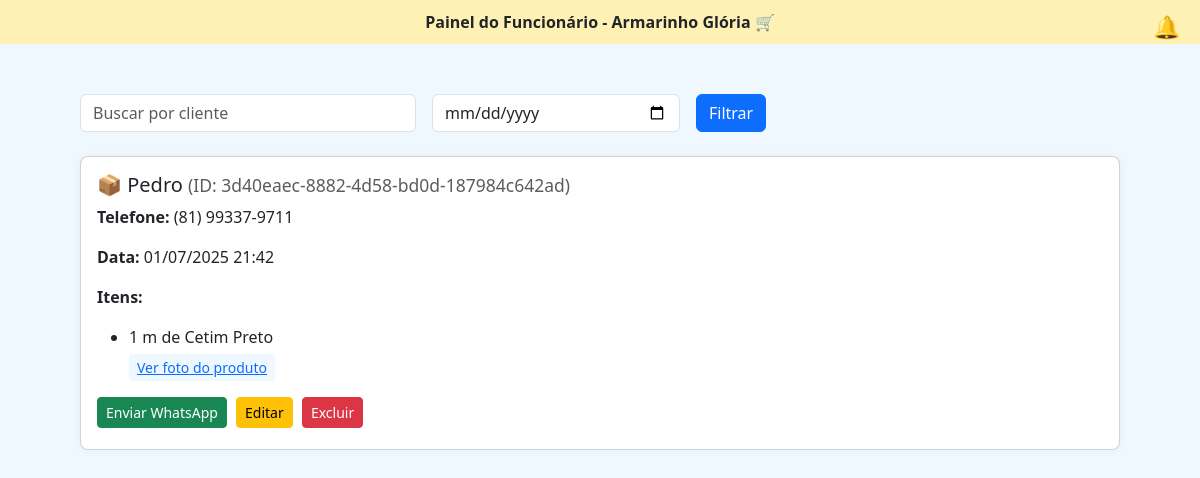
/painel, run on an earlier commit of the app's database.
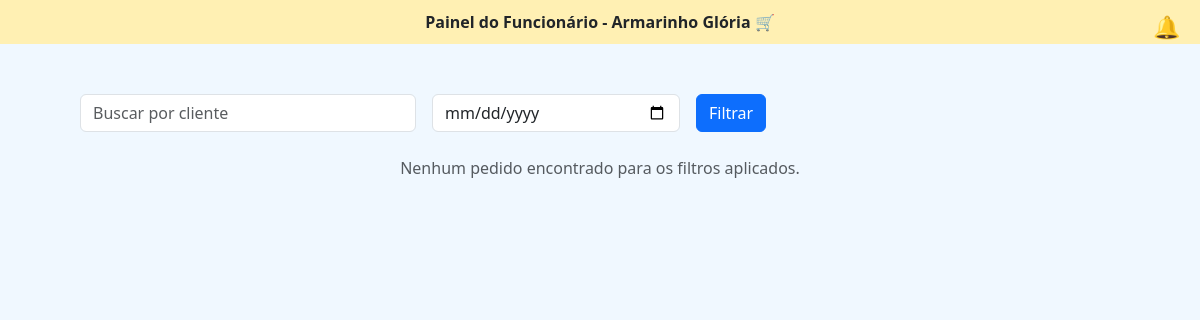
And on a later commit of the database.
### tables this page shows
CREATE TABLE foto_item (
                     id INTEGER PRIMARY KEY AUTOINCREMENT,
                     path TEXT NOT NULL,
                     pedido_id TEXT NOT NULL,
                     item_id INTEGER NOT NULL,
                     FOREIGN KEY (pedido_id) REFERENCES pedidos (id) ON DELETE CASCADE,
                     FOREIGN KEY (item_id) REFERENCES itens (id) ON DELETE CASCADE
                     );

CREATE TABLE pedidos (
                     id TEXT PRIMARY KEY NOT NULL,
                     cliente TEXT NOT NULL,
                     telefone TEXT DEFAULT '(XX) XXXXX-XXXX',
                     data_hora TEXT NOT NULL,
                     status TEXT DEFAULT 'pendente',
                     arquivo_pdf TEXT
                     );

CREATE TABLE itens (
                     id INTEGER PRIMARY KEY AUTOINCREMENT,
                     pedido_id TEXT NOT NULL,
                     item TEXT NOT NULL,
                     quantidade INTEGER NOT NULL,
                     unidade TEXT NOT NULL DEFAULT 'u',
                     FOREIGN KEY (pedido_id) REFERENCES pedidos (id) ON DELETE CASCADE
                     );

### routes/employee.py (the view)
@employee_bp.route("/painel")
def painel():
    status = request.args.getlist("status")
    try:
        if not status:
            status = ["pendente", "entregue", "aguardando pagamento", "aguardando retirada"]
        placeholders = ','.join('?' for _ in status)
        conn = get_db()
        conn.row_factory = sqlite3.Row  # Permite acessar colunas por nome
        cursor = conn.cursor()
        cursor.execute(f"SELECT id FROM pedidos WHERE status IN ({placeholders})", status)
        order_ids = cursor.fetchall()
        pedidos = []
        for row in order_ids:
            order_id = row[0]
            cursor.execute("""
                SELECT
                    p.id, p.cliente, p.telefone, p.data_hora, p.status, p.arquivo_pdf,
                    i.id as item_id, i.item, i.quantidade, i.unidade,
                    f.path as foto_path
                FROM pedidos p
                LEFT JOIN itens i ON p.id = i.pedido_id
                LEFT JOIN foto_item f ON p.id = f.pedido_id AND i.id = f.item_id
                WHERE p.id = ?
                ORDER BY i.id
            """, (order_id,))
            items_data = cursor.fetchall()
            itens_fotos = []
            for row in items_data:
                if not pedidos or pedidos[-1]['id'] != order_id:
                    pedidos.append({
                        "id": row[0],
                        "cliente": row[1],
                        "telefone": row[2],
                        "data_hora": row[3],
                        "status": row[4],
                        "arquivo_pdf": row[5],
                        "itens": []
                    })
                if row[6]:
                    if not itens_fotos or itens_fotos[-1]['item_id'] != row[6]:
                        itens_fotos.append({
                            "item_id": row[6],
                            "item": row[7],
                            "quantidade": row[8],
                            "unidade": row[9],
                            "fotos": []
                        })
                    if row[10]:
                        itens_fotos[-1]['fotos'].append(row[10])
            if pedidos and pedidos[-1]['id'] == order_id:
                pedidos[-1]['itens'] = itens_fotos
        conn.close()
        print("Pedidos carregados:", pedidos)
        return render_template("funcionario/view.html", pedidos = pedidos)
    except sqlite3.Error as e:
        print("Erro ao acessar o banco de dados:", e)
        return jsonify({"erro": "Erro ao acessar o banco de dados."}), 500

### database.py (called while the page is built)
def get_db():
    conn = sqlite3.connect(DATABASE)
    conn.row_factory = sqlite3.Row  # Permite acessar colunas por nome
    return conn

### templates/funcionario/view.html (shortened to what this page needs)
<!DOCTYPE html>
<html lang="pt-br">
<head>
  <link href="https://cdn.jsdelivr.net/npm/bootstrap@5.3.0/dist/css/bootstrap.min.css" rel="stylesheet">
</head>
<body>
  <div class="highlight">
    Painel do Funcionário - Armarinho Glória 🛒
    <div id="sino-container">
      🔔 <span id="badge" class="badge" style="display: none;">1</span>
    </div>
  </div>
  <div class="container painel">
    <form method="get" class="row g-2 g-md-3 mb-4">
      <div class="col-12 col-md-4">
        <input type="text" name="cliente" placeholder="Buscar por cliente" class="form-control" value="{{ request.args.get('cliente', '') }}">
      </div>
      <div class="col-12 col-md-3">
        <input type="date" name="data" class="form-control" value="{{ request.args.get('data', '') or current_date }}">
      </div>
      <div class="col-12 col-md-2">
        <button type="submit" class="btn btn-primary">Filtrar</button>
      </div>
    </form>
    {% for pedido in pedidos %}
    <div class="card card-pedido" id="pedido-{{ pedido.id }}">
      <div class="card-body">
        <h5 class="card-title">📦 {{ pedido.cliente }} <small class="text-muted">(ID: {{ pedido.id }})</small></h5>
        <p><strong>Telefone:</strong> {{ pedido.telefone or 'Não informado' }}</p>
        <p><strong>Data:</strong> {{ pedido.data_hora }}</p>
        <p><strong>Itens:</strong></p>
        <ul>
          {% for item in pedido.itens %}
          <li>{{ item.quantidade }} {{item.unidade}} de {{ item.item }}
            {% if item.fotos %}
            <div class="fotos-item">
              {% for foto in item.fotos %}
              <a href="{{ url_for('static', filename=foto.replace('static/', ''))}}" target="_blank">
                  Ver foto do produto
              </a>
              {% endfor %}
            </div>
            {% endif %}
          </li>
          {% endfor %}
        </ul>
        <div class="mt-3">
          {% if pedido.status == "pendente" %}
            <form method="GET" action="/pedido/{{ pedido.id }}/confirmar" style="display:inline;">
              <button type="submit" class="btn btn-success btn-sm btn-space">Enviar WhatsApp</button>
            </form>
            <form action="/pedido/{{ pedido.id }}/editar" method="get" style="display:inline;">
                <button type="submit" class="btn btn-warning btn-sm btn-space">Editar</button>
            </form>
          {% elif pedido.status == 'aguardando retirada' %}
          <form method="POST" action="/pedido/{{ pedido.id }}/concluir" style="display:inline;">
            <button type="submit" class="btn btn-info btn-sm btn-space">✔️ Concluir</button>
          </form>
          {% endif %}
          <button onclick="excluirPedido('{{ pedido.id }}', 'pedido-{{ pedido.id }}')" class="btn btn-danger btn-sm btn-space">
            Excluir
          </button></div>
      </div>
    </div>
    {% endfor %}
    {% if pedidos|length == 0 %}
    <p class="text-center text-muted">Nenhum pedido encontrado para os filtros aplicados.</p>
    {% endif %}
  </div>
</body>
</html>

### templates/funcionario/view.html (style rules this page uses)
body { background: #f0f8ff; }
.highlight { background-color: #fff0b3; text-align: center; padding: 10px; font-weight: bold; position: relative; }
.painel { padding: 20px; }
@media (min-width: 768px) { .painel { padding: 50px; } }
#sino-container { position: absolute; right: 10px; top: 8px; font-size: 18px; }
@media (min-width: 768px) { #sino-container { right: 20px; top: 10px; font-size: 22px; } }

What changed in the data, as far as the page shows it:
removed foto_item: cliente "Pedro", id "3d40eaec-8882-4d58-bd0d-187984c642ad", telefone "(81) 99337-9711", data_hora "01/07/2025 21:42", quantidade "1", unidade "m", item "Cetim Preto"
Also different on the page:
text now shown: "Nenhum pedido encontrado para os filtros aplicados."
